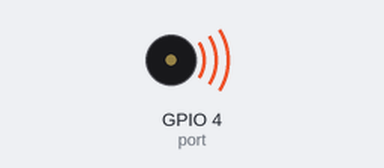
Simulated run of this program. Board: Raspberry Pi (BCM pin numbers). Shown: buzzer (waves = sounding). What the program prints to the terminal is not drawn. At 1.0 s the program stops and its outputs stay as they are.

Above: at 0.1 s.
At 1.1 s:
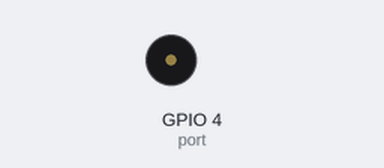
Timing chart, 0 to 2.5 s (numbered marks = the images above):
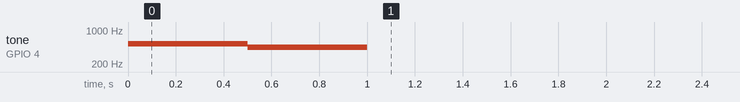

The program:

chime_zero.py
```python
# (licence header left out)
port = 4                                # チャイム用 GPIO ポート番号
ping_f = 'C5'                           # チャイム音の周波数1
pong_f = 'A4'                           # チャイム音の周波数2

from gpiozero import TonalBuzzer        # GPIO Zero のTonalBuzzerを取得
from gpiozero.tones import Tone         # GPIO Zero のToneを取得
from time import sleep                  # スリープ実行モジュールの取得
from sys import argv                    # 本プログラムの引数argvを取得

def chime():                            # チャイム（スレッド用）
    pwm.play(Tone(ping_f))              # PWM周波数の変更
    sleep(0.5)                          # 0.5秒の待ち時間処理
    pwm.play(Tone(pong_f))              # PWM周波数の変更
    sleep(0.5)                          # 0.5秒の待ち時間処理
    pwm.stop()                          # PWM出力停止

print(argv[0])                          # プログラム名を表示する
if len(argv) >= 2:                      # 引数があるとき
    port = int(argv[1])                 # GPIOポート番号をportへ

pwm = TonalBuzzer(port)                 # PWM出力用のインスタンスを生成
chime()                                 # チャイム音
```

Measured:
- by itself, tone on GPIO 4 (port): silent → 523 Hz at 0.00 s, → 440 Hz 0.50 s later, → silent 0.50 s later
